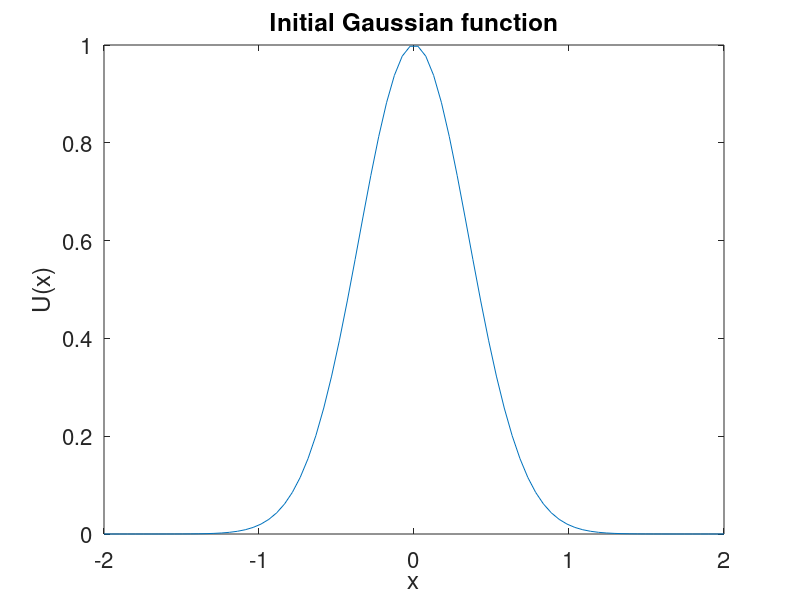

MATLAB code for this plot: (Note: this script raises an error after producing the figure.)


close all;
clear all;

                %%% Define 1D Discretised spatial %%%            

%Spatial variable on x direction
L=2; %domain on x
delta=0.05; %spatial step size
xmin=-L; %minimum boundary
xmax=L; %maximum boundary 
N=(xmax-xmin)/delta; %number of spatial points
x=linspace(xmin,xmax,N); %spatial vector
%--------------------------
                	     %%% 1D Initial state %%%

%Gaussian
sigma = 0.5;
U = exp(-x.^2/sigma^2); %Gaussian
%plotting
figure(1)
plot(x,abs(U));
xlabel('x')
ylabel('U(x)')
title('Initial Gaussian function')
set(gca,'FontSize',16)

% % Square function: here were can see Gibbs phenomenon on the edges
% % indicating the weakness of appling Fourier Transform on such function
% % that have shar edges, i.e., discontinuity
% U = (2/pi)*(atan(exp(-1i*(pi/2).*x))+atan(exp(1i*(pi/2).*x))); 
% % plotting
% figure(1)
% plot(x,U);
% xlabel('x')
% ylabel('U(x)')
% title('Initial Square function')
% set(gca,'FontSize',16)
%--------------------------
                    %%% 2D Wave vector disretisation %%%
                   
%x direction
k = (2*pi/L)*[0:(N/2-1) (-N/2):-1]'; 
k(1) = 10^(-6);
%convert to columns so they can pass to ode45
k = reshape(k,N,1);
% %--------------------------
% 
                    %%% Fast Fourier Transform %%%
                    
%FT+shift of the initial condition
Ut = fftshift(fft(U));   
%stacked data to a coloumn to be passed later to ode45
Ut = reshape(Ut,N,1);
% %--------------------------
% 
                    %%% Time variable %%%

%tspan = [0 0.01 0.05 0.1 0.2 0.5 0.6 0.8 1 1.5 2 2.5 3 3.5 4];
dt = 0.1; %time step
tmin = 0;
tmax = 4;
tspan = [tmin tmax];
% %--------------------------
% 
%                 %%%Iterate and integrate over time %%%
%    
 for TimeIteration = 1:30
    t= TimeIteration * dt;               
    %solve
    [Time,Sol] = ode45('FFT_rhs_1D',tspan,Ut,[], k);
    Sol = ifft(ifftshift(Sol(TimeIteration,:))); 
    plot(x,Sol);
    xlabel('x')
    ylabel('U(x,t)')
    ylim ([0 1])
    xlim ([-2 2])
    title('Spectral Solution of the 1D Diffusion Equation')
    set(gca,'FontSize',16)
    txt = {['t = ' num2str(t)]};
    text(1,0.85,txt,'FontSize',16)
    drawnow;
    pause(0.1)
 end
    %--------------------------

